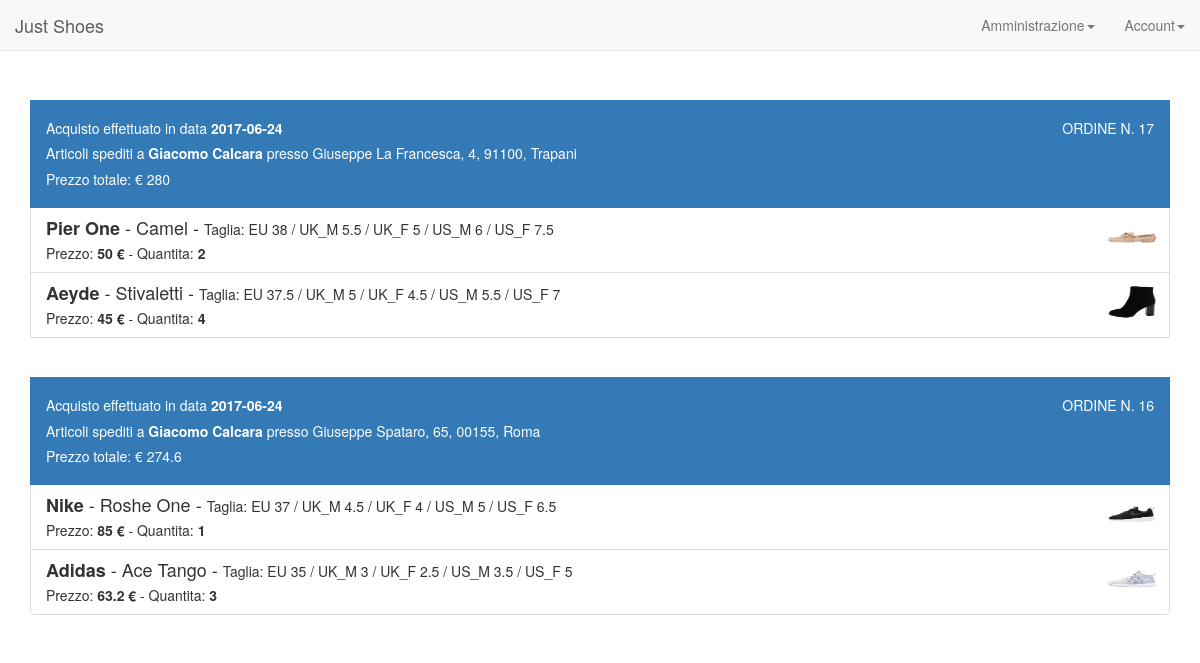
The app's page /cliente/ordini.php?id=42 (signed in) with its own data.
### tables this page shows
CREATE TABLE `Acquisto` (
  `id_acquisto` int(10) NOT NULL,
  `data` date DEFAULT NULL,
  `totale` float DEFAULT NULL,
  `id_indirizzo` int(10) DEFAULT NULL,
  `id_utente` int(10) DEFAULT NULL
);

CREATE TABLE `Indirizzo` (
  `id_indirizzo` int(10) NOT NULL,
  `id_utente` int(10) DEFAULT NULL,
  `nome` varchar(100) DEFAULT NULL,
  `citta` varchar(50) DEFAULT NULL,
  `via` varchar(50) DEFAULT NULL,
  `CAP` char(5) DEFAULT NULL,
  `altro` varchar(100) DEFAULT NULL
);

CREATE TABLE `Scarpa` (
  `id_scarpa` int(10) NOT NULL,
  `codice` varchar(20) NOT NULL,
  `nome` varchar(100) NOT NULL,
  `prezzo` float DEFAULT NULL,
  `sconto` float NOT NULL,
  `id_marca` int(10) DEFAULT NULL,
  `foto` varchar(100) DEFAULT NULL,
  `descrizione` varchar(1000) NOT NULL,
  `attivo` int(11) NOT NULL
);

CREATE TABLE `Marca` (
  `id_marca` int(10) NOT NULL,
  `nome` varchar(50) DEFAULT NULL
);

CREATE TABLE `Taglia` (
  `id_taglia` int(10) NOT NULL,
  `taglia_uk_m` float DEFAULT NULL,
  `taglia_uk_f` float NOT NULL,
  `taglia_eu` float DEFAULT NULL,
  `taglia_us_m` float DEFAULT NULL,
  `taglia_us_f` float NOT NULL
);

CREATE TABLE `Dettagli_Acquisto` (
  `id_scarpa` int(10) DEFAULT NULL,
  `id_taglia` int(10) NOT NULL,
  `id_acquisto` int(10) DEFAULT NULL,
  `quantita` int(11) NOT NULL,
  `prezzo` float NOT NULL
);

### cliente/ordini.php (the view, shortened to what this page needs)
<?php
  include_once("../config.php");
  include_once("../header.php");
  if($_SESSION['admin'] == true){
    if(isset($_GET["id"])){
      $id_utente = $_GET["id"];
    }
    else{
      header("Location: ../index.php");
      EXIT;
    }
  }
  else{
    $id_utente = $_SESSION["id_utente"];
  }
  $sql = "SELECT Acquisto.id_acquisto, Acquisto.id_utente,
                 Acquisto.data, Acquisto.id_indirizzo,
                 Acquisto.totale, Dettagli_Acquisto.id_scarpa,
                 Dettagli_Acquisto.id_taglia, Dettagli_Acquisto.quantita,
			           Indirizzo.nome AS 'indirizzo_nome',
                 Indirizzo.via, Indirizzo.CAP, Indirizzo.citta,
	               Scarpa.nome AS 'scarpa_nome',
                 Dettagli_Acquisto.prezzo, Scarpa.foto, Scarpa.id_marca,
	               Marca.nome AS 'marca_nome',
	               Taglia.taglia_eu, Taglia.taglia_uk_m, Taglia.taglia_uk_f,
                 Taglia.taglia_us_m, Taglia.taglia_us_f
    			FROM Acquisto
    			JOIN Dettagli_Acquisto
    			ON Acquisto.id_acquisto = Dettagli_Acquisto.id_acquisto
    			JOIN Indirizzo
    			ON Acquisto.id_indirizzo = Indirizzo.id_indirizzo
    			JOIN Scarpa
    			ON Dettagli_Acquisto.id_scarpa =  Scarpa.id_scarpa
    			JOIN Marca
    			ON Scarpa.id_marca = Marca.id_marca
    			JOIN Taglia
    			ON Dettagli_Acquisto.id_taglia = Taglia.id_taglia
    			WHERE Acquisto.id_utente = ".$id_utente." ORDER BY Acquisto.id_acquisto DESC";
  $acquisti = $mysqli->query($sql);
  if(!$acquisti){
  	echo "<h2>Nessuno acquisto ancora effettuato!</h2>";
  }
  else{
  	$idAcquistoPrec = -1;
  	echo '<div class="container">';
  	echo '	<div class="list-group">';
  	while($acquisto = $acquisti->fetch_array(MYSQLI_ASSOC)) {
  		if($idAcquistoPrec != $acquisto["id_acquisto"]){
  			echo "<br></br>";
  			echo "	<li class='list-group-item active'>";
  			echo "<h5>
                Acquisto effettuato in data <b>$acquisto[data]</b>
                <span style='float: right'>ORDINE N. $acquisto[id_acquisto]</span>
              </h5>";
  			echo "<h5>Articoli spediti a <b>$acquisto[indirizzo_nome]</b> presso $acquisto[via], $acquisto[CAP], $acquisto[citta]</h5>";
  			echo "<h5>Prezzo totale:  € $acquisto[totale]</h5>";
  			echo "</li>";
  		}
  		echo "	<li class='list-group-item'>
          <span class='badge' style='margin-top: 1px;'><img style='width: 50px; height: 50px; margin:-10px;' src='http://localhost/JustShoes/img/scarpe/$acquisto[foto]'/></span>
          <h4 class='list-group-item-heading'><b>$acquisto[marca_nome]</b> - $acquisto[scarpa_nome] - <span style='font-size: 14px'>
          Taglia: EU $acquisto[taglia_eu] / UK_M $acquisto[taglia_uk_m] / UK_F $acquisto[taglia_uk_f] / US_M $acquisto[taglia_us_m] / US_F $acquisto[taglia_us_f]<span></h4>
          <p class='list-group-item-text'>
            Prezzo: <b>$acquisto[prezzo] €</b> -
            Quantita: <b>$acquisto[quantita]</b>
          </p>
        </li>";
        $idAcquistoPrec = $acquisto["id_acquisto"];
    }
    echo "	</div>";
	echo "</div>";
  }
?>

### records on screen
acquisto: data "2017-06-24", id_acquisto "17", id_indirizzo.nome "Giacomo Calcara", id_indirizzo.via "Giuseppe La Francesca, 4", id_indirizzo.CAP "91100", id_indirizzo.citta "Trapani", totale "280", scarpa.foto (picture), marca.nome "Pier One", scarpa.nome "Camel", taglia.taglia_eu "38", taglia.taglia_uk_m "5.5", taglia.taglia_uk_f "5", taglia.taglia_us_m "6", taglia.taglia_us_f "7.5", dettagli_acquisto.prezzo "50", dettagli_acquisto.quantita "2", marca.nome "Aeyde", scarpa.nome "Stivaletti", taglia.taglia_eu "37.5", taglia.taglia_uk_m "5", taglia.taglia_uk_f "4.5", taglia.taglia_us_m "5.5", taglia.taglia_us_f "7", dettagli_acquisto.prezzo "45", dettagli_acquisto.quantita "4"
acquisto: data "2017-06-24", id_acquisto "16", id_indirizzo.nome "Giacomo Calcara", id_indirizzo.via "Giuseppe Spataro, 65", id_indirizzo.CAP "00155", id_indirizzo.citta "Roma", totale "274.6", scarpa.foto (picture), marca.nome "Nike", scarpa.nome "Roshe One", taglia.taglia_eu "37", taglia.taglia_uk_m "4.5", taglia.taglia_uk_f "4", taglia.taglia_us_m "5", taglia.taglia_us_f "6.5", dettagli_acquisto.prezzo "85", dettagli_acquisto.quantita "1", marca.nome "Adidas", scarpa.nome "Ace Tango", taglia.taglia_eu "35", taglia.taglia_uk_m "3", taglia.taglia_uk_f "2.5", taglia.taglia_us_m "3.5", taglia.taglia_us_f "5", dettagli_acquisto.prezzo "63.2", dettagli_acquisto.quantita "3"
